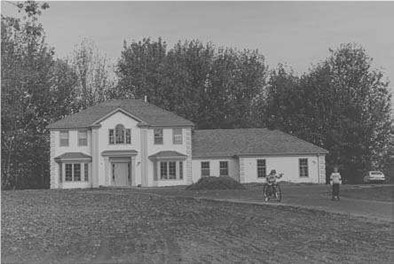
%> input picture casa.jpg, 394 x 264 px
$ octave hist2.m   (GNU Octave 9; MATLAB toolbox functions it lacks are replaced by stand-ins)
%> lines starting %> are read from the running program, lines starting %| are printed output that depends on the picture
clear all
im = imread('casa.jpg');
%> im is the input picture: size 264x394 uint8; min 40, max 239, mean 118.1
figure(1);
h=zeros(256,1);
imagesc(im);
colormap('gray');
[l,c]=size(im);
%> l = 264; c = 394


for i=0:255
    [num,aux]=size(find(im==i));
    h(i+1)=num;
end
%> this loop made 256 passes
%> num on passes 1 to 3: 0, 0, 0
%> after the loop, h = 256 values, max 2929 at index 176, min 0 at index 1, mean 406.3

h=h/(l*c);
%> h = 256 values, max 0.0282 at index 176, min 0 at index 1, mean 0.00391
figure(2);
bar(h);
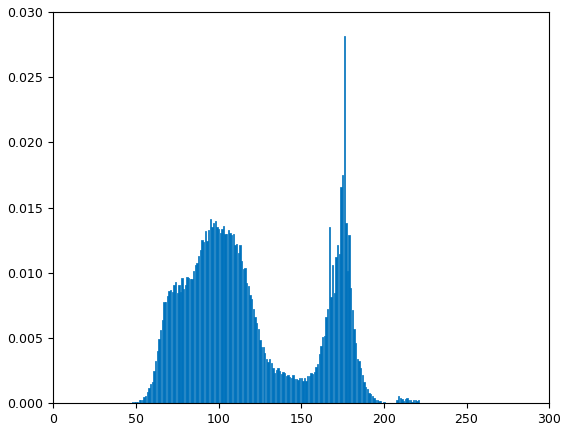
%> figure redrawn from the program's plot data; tallest bar 0.0282 high, from x = 175.6 to 176.4


Cmax=90;
Cmin=20;

fmax=max(max(im));
%> fmax = 239
fmin=min(min(im));
%> fmin = 40

const=(Cmax-Cmin)/double(fmax-fmin);
%> const = 0.352

g=round(const*(im-fmin))+Cmin;
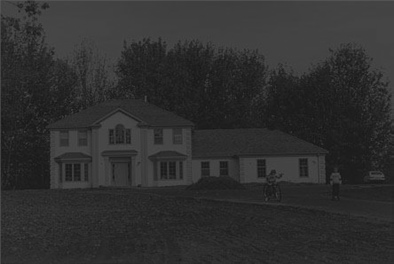
%> g: size 264x394 uint8; min 20, max 90, mean 47.5


for i=0:255
    [num,aux]=size(find(g==i));
    h(i+1)=num;
end
%> after the loop, h = 256 values, max 6471 at index 68, min 0 at index 1, mean 406.3

h=h/(l*c);
%> h = 256 values, max 0.0622 at index 68, min 0 at index 1, mean 0.00391
figure(3);
bar(h);
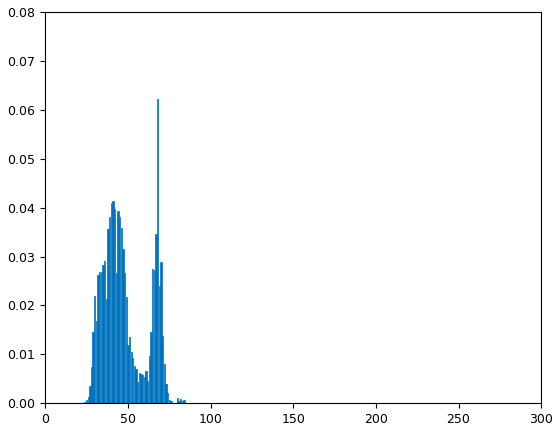
%> figure redrawn from the program's plot data; tallest bar 0.0622 high, from x = 67.6 to 68.4

$ run again, with digital.jpg copied over casa.jpg
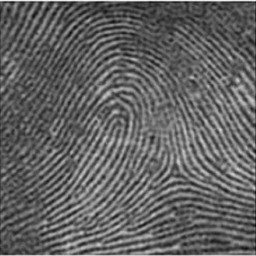
%> input picture digital.jpg, 256 x 256 px
%> im is the input picture: size 256x256 uint8; min 8, max 243, mean 99
%> the loop `for i=0:255` made 256 passes
%> num on passes 1 to 3: 0, 0, 0
%> after the loop `for i=0:255`: h = 256 values, max 820 at index 78, min 0 at index 1, mean 256
%> `h=h/(l*c);`: h = 256 values, max 0.0125 at index 78, min 0 at index 1, mean 0.00391
%> fmax = 243
%> fmin = 8
%> const = 0.298
%> `g=round(const*(im-fmin))+Cmin;`:
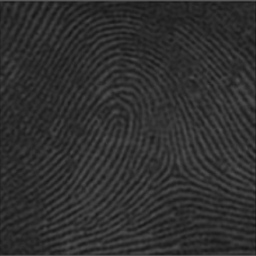
%> g: size 256x256 uint8; min 20, max 90, mean 47.1
%> after the loop `for i=0:255`: h = 256 values, max 3138 at index 42, min 0 at index 1, mean 256
%> `h=h/(l*c);`: h = 256 values, max 0.0479 at index 42, min 0 at index 1, mean 0.00391
%> `bar(h);`:
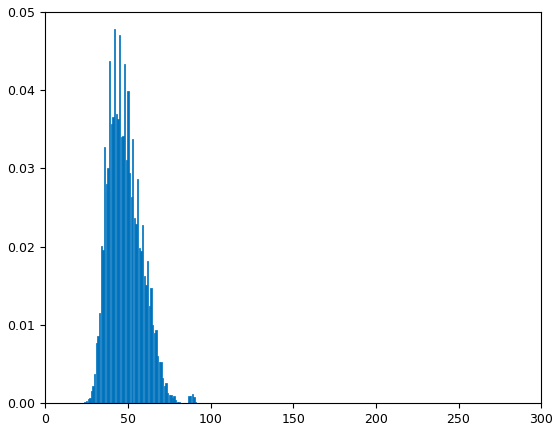
%> figure redrawn from the program's plot data; tallest bar 0.0479 high, from x = 41.6 to 42.4
